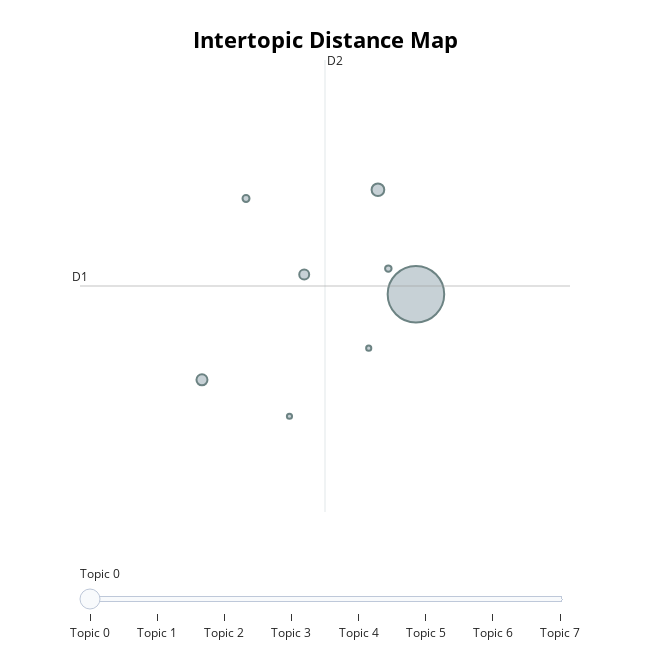

The code cell stored with this chart in its notebook:
### Markdown cell above
## 2.3 BERTopic

### Code cell
# Set seeds for reproducibility
SEED = 13
random.seed(SEED)
np.random.seed(SEED)

# Extract the cleaned rulebook text
documents = rulebook_data_cleaned['clean_rulebook'].tolist()

# Configure UMAP with a fixed random state
umap_model = UMAP(random_state=SEED, n_neighbors=15, metric='cosine')

# Initialize BERTopic with parameters to reduce topics
vectorizer_model = CountVectorizer(ngram_range=(1, 2))

# Using min_topic_size and nr_topics to reduce the number of topics
topic_model = BERTopic(vectorizer_model=vectorizer_model,
                       umap_model=umap_model,
                       nr_topics=9)  

# Fit and transform
topics, probs = topic_model.fit_transform(documents)

# Summary of topics
print(topic_model.get_topic_info())
topic_model.visualize_topics()

### Figure 1 — Plotly figure (JSON) as saved in the notebook; plotly's stock layout.template omitted (floating-point values rounded to 4 significant figures)
{"data": [{"customdata": [[0, "take | play | move | must | number", 1447], [1, "dice | ingredient | number | potion | rol", 73], [2, "property | bank | jail | rent | pay", 55], [3, "detective | case | clue | lead | character", 45], [4, "child | animal | kid | piece | fort", 22], [5, "asasin | location | enemy | character | artefact", 19], [6, "ghost | taoist | play | tao | incarnation", 12], [7, "patient | doctor | nurse | treatment | ambulance", 12]], "hovertemplate": "<b>Topic %{customdata[0]}</b><br>%{customdata[1]}<br>Size: %{customdata[2]}", "legendgroup": "", "marker": {"color": "#B0BEC5", "line": {"color": "DarkSlateGrey", "width": 2}, "size": [1447, 73, 55, 45, 22, 19, 12, 12], "sizemode": "area", "sizeref": 0.9044, "symbol": "circle"}, "mode": "markers", "name": "", "orientation": "v", "showlegend": false, "type": "scatter", "x": [21.47, 20.67, 17.0, 19.13, 17.92, 20.89, 18.83, 20.48], "xaxis": "x", "y": [7.524, 8.559, 6.678, 7.72, 8.472, 7.778, 6.317, 6.991], "yaxis": "y"}], "layout": {"annotations": [{"showarrow": false, "text": "D1", "x": 14.45, "y": 7.606, "yshift": 10}, {"showarrow": false, "text": "D2", "x": 19.57, "xshift": 10, "y": 9.843}], "height": 650, "hoverlabel": {"bgcolor": "white", "font": {"family": "Rockwell", "size": 16}}, "legend": {"itemsizing": "constant", "tracegroupgap": 0}, "margin": {"t": 60}, "shapes": [{"line": {"color": "#CFD8DC", "width": 2}, "type": "line", "x0": 19.57, "x1": 19.57, "y0": 5.37, "y1": 9.843}, {"line": {"color": "#9E9E9E", "width": 2}, "type": "line", "x0": 14.45, "x1": 24.69, "y0": 7.606, "y1": 7.606}], "sliders": [{"active": 0, "pad": {"t": 50}, "steps": [{"args": [{"marker.color": [["red", "#B0BEC5", "#B0BEC5", "#B0BEC5", "#B0BEC5", "#B0BEC5", "#B0BEC5", "#B0BEC5"]]}], "label": "Topic 0", "method": "update"}, {"args": [{"marker.color": [["#B0BEC5", "red", "#B0BEC5", "#B0BEC5", "#B0BEC5", "#B0BEC5", "#B0BEC5", "#B0BEC5"]]}], "label": "Topic 1", "method": "update"}, {"args": [{"marker.color": [["#B0BEC5", "#B0BEC5", "red", "#B0BEC5", "#B0BEC5", "#B0BEC5", "#B0BEC5", "#B0BEC5"]]}], "label": "Topic 2", "method": "update"}, {"args": [{"marker.color": [["#B0BEC5", "#B0BEC5", "#B0BEC5", "red", "#B0BEC5", "#B0BEC5", "#B0BEC5", "#B0BEC5"]]}], "label": "Topic 3", "method": "update"}, {"args": [{"marker.color": [["#B0BEC5", "#B0BEC5", "#B0BEC5", "#B0BEC5", "red", "#B0BEC5", "#B0BEC5", "#B0BEC5"]]}], "label": "Topic 4", "method": "update"}, {"args": [{"marker.color": [["#B0BEC5", "#B0BEC5", "#B0BEC5", "#B0BEC5", "#B0BEC5", "red", "#B0BEC5", "#B0BEC5"]]}], "label": "Topic 5", "method": "update"}, {"args": [{"marker.color": [["#B0BEC5", "#B0BEC5", "#B0BEC5", "#B0BEC5", "#B0BEC5", "#B0BEC5", "red", "#B0BEC5"]]}], "label": "Topic 6", "method": "update"}, {"args": [{"marker.color": [["#B0BEC5", "#B0BEC5", "#B0BEC5", "#B0BEC5", "#B0BEC5", "#B0BEC5", "#B0BEC5", "red"]]}], "label": "Topic 7", "method": "update"}]}], "title": {"font": {"color": "Black", "size": 22}, "text": "<b>Intertopic Distance Map</b>", "x": 0.5, "xanchor": "center", "y": 0.95, "yanchor": "top"}, "width": 650, "xaxis": {"anchor": "y", "domain": [0, 1], "range": [14.45, 24.69], "title": {"text": ""}, "visible": false}, "yaxis": {"anchor": "x", "domain": [0, 1], "range": [5.37, 9.843], "title": {"text": ""}, "visible": false}}}
